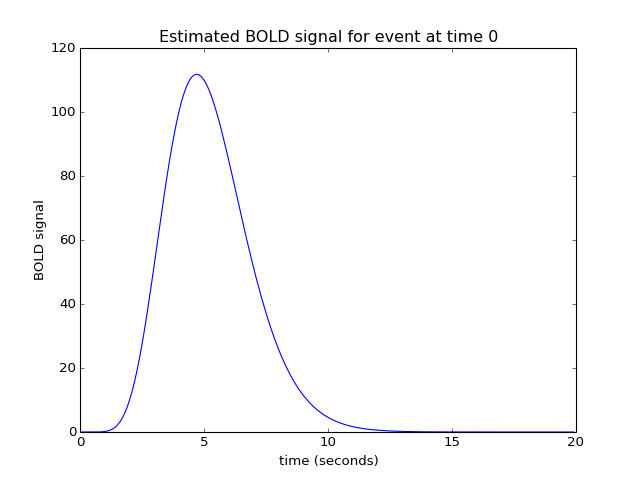

Generate this figure with Python:
def hrf(t):
    "A hemodynamic response function"
    return t ** 8.6 * np.exp(-t / 0.547)

hrf_times = np.arange(0, 20, 0.1)
hrf_signal = hrf(hrf_times)
plt.plot(hrf_times, hrf_signal)
plt.xlabel('time (seconds)')
plt.ylabel('BOLD signal')
plt.title('Estimated BOLD signal for event at time 0')
